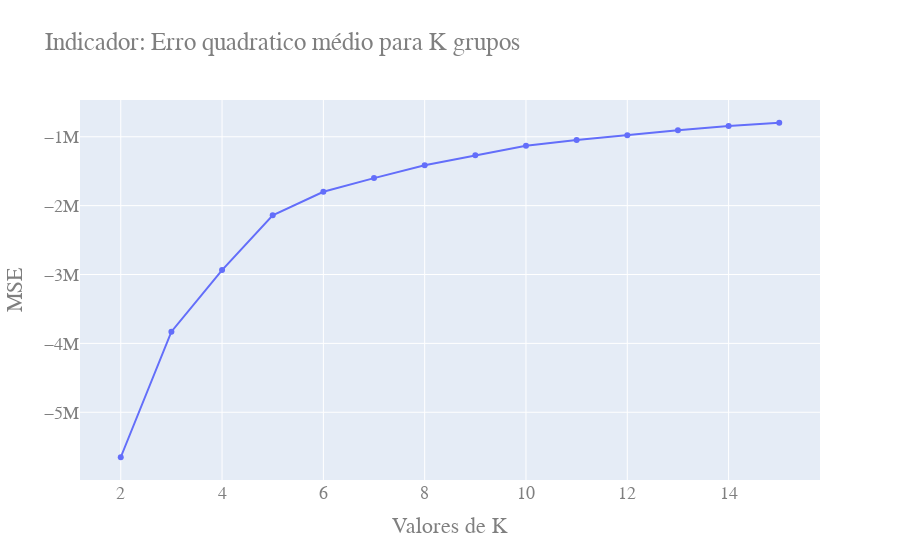

The notebook cell this image was saved under:
### Code cell
fig =go.Figure()
fig.add_trace(go.Scatter(x = faixa_n_clusters, y = valores_score))
fig.update_layout(
    title="Indicador: Erro quadratico médio para K grupos",
    xaxis_title="Valores de K",
    yaxis_title="MSE",
    font=dict(
        family="Courier New, monospace",
        size=18,
        color="#7f7f7f"
    )
)
fig.show()

### Figure 1 — Plotly figure (JSON) as saved in the notebook; plotly's stock layout.template omitted (floating-point values rounded to 4 significant figures)
{"data": [{"type": "scatter", "x": [2, 3, 4, 5, 6, 7, 8, 9, 10, 11, 12, 13, 14, 15], "y": [-5653000.0, -3831000.0, -2935000.0, -2140000.0, -1799000.0, -1600000.0, -1414000.0, -1269000.0, -1132000.0, -1048000.0, -976600.0, -906600.0, -844600.0, -796800.0]}], "layout": {"font": {"color": "#7f7f7f", "family": "Courier New, monospace", "size": 18}, "title": {"text": "Indicador: Erro quadratico médio para K grupos"}, "xaxis": {"title": {"text": "Valores de K"}}, "yaxis": {"title": {"text": "MSE"}}}}
